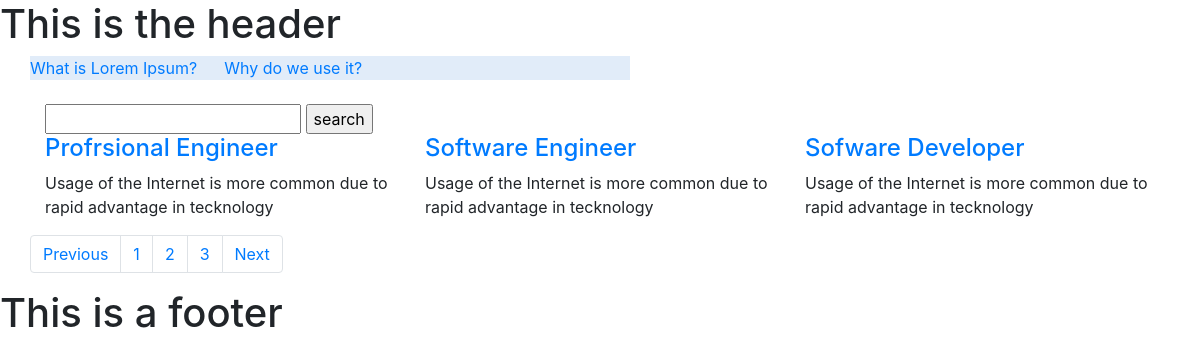
The app's page /demopage/?page=2 with its own data.
### news/models.py (models this page shows)
class news(models.Model):
    news_title = models.CharField(max_length=100)
    news_desc = HTMLField()
    news_slug = AutoSlugField(populate_from='news_title',unique=True,null=True,default=None)

### service/models.py (models this page shows)
class Service(models.Model):
    service_icon = models.CharField(max_length=50)
    service_title = models.CharField(max_length=50)
    service_des = models.TextField()

### wscubetech/views.py (the view)
# urls.py: path('demopage/',views.demopage,name="demopage"),
def demopage(request):
    serviceData = Service.objects.all()     #  serviceData = Service.objects.all().order_by('-id')[:3]     # gives descending order  for ascending order dont use '-' sign to fieldname , [] --> we can  limit the entries i.e. slice the entris
    paginator = Paginator(serviceData,3)
    page_number = request.GET.get('page')
    serviceDatafinal = paginator.get_page(page_number)
    totalPage = serviceDatafinal.paginator.num_pages
    if request.method=="GET":
        st = request.GET.get('servicename')
        if st!= None:
            serviceData = Service.objects.filter(service_title__icontains=st)      # __icontains  use for filter the data ,if we search on a letter it shows or gives result da containing that letter
    newsData = news.objects.all()
    data = {'serviceData':serviceDatafinal,
             'newsData':newsData,
             'last page': totalPage}
    return render(request,"demopage.html",data)

### templates/demopage.html (shortened to what this page needs)
{% extends 'base.html' %}
{% block content %}
<div class="container">
    <div class="row">
      <div class="marquee" style="height: 25px; width: 80vw;">
        <marquee behavior="scroll" direction="left" height="25px" style="background-color:rgb(225, 236, 249); color: black; width:50vw " onmouseover="stop()" onmouseout="start()">
          {% for d in newsData %}
             <a href="/newsDetails/{{ d.news_slug }}">{{ d.news_title}} &nbsp; &nbsp;&nbsp;</a>
          {% endfor %}
        </marquee>
      </div>
<br>
<br>
<div class="col-12">
  <form method="get">
  <input type="text" name="servicename" value=""/>
  <input type="submit" value="search">
  </form>
</div>
        {% for n in serviceData %}
        <div class="col-lg-4 col-md-6">
          <h4>
            <a href="#">{{n.service_title | safe }}</a>
          </h4>
          <p>
            {{n.service_des}}
          </p>
        </div>
        {% empty %}
        no data found
        {% endfor %}
        <nav aria-label="Page navigation example">
          <ul class="pagination">
            {% if serviceData.has_previous%}
            <li class="page-item"><a class="page-link" href="/demopage/?page={{serviceData.previous_page_number}}">Previous</a></li>
            {% endif %}
            <li class="page-item"><a class="page-link" href="/demopage/?page=1">1</a></li>
            <li class="page-item"><a class="page-link" href="/demopage/?page=2">2</a></li>
            <li class="page-item"><a class="page-link" href="/demopage/?page=3">3</a></li>
            {% if serviceData.has_next %}
            <li class="page-item"><a class="page-link" href="/demopage/?page={{serviceData.next_page_number}}">Next</a></li>
            {% endif %}
          </ul>
        </nav>
    </div>
</div>
{% endblock %}

### records on screen
news: news_title "What is Lorem Ipsum?"
news: news_title "Why do we use it?"
Service: service_title "Profrsional Engineer", service_des "Usage of the Internet is more common due to rapid advantage in tecknology"
Service: service_title "Software Engineer", service_des "Usage of the Internet is more common due to rapid advantage in tecknology"
Service: service_title "Sofware Developer", service_des "Usage of the Internet is more common due to rapid advantage in tecknology"
